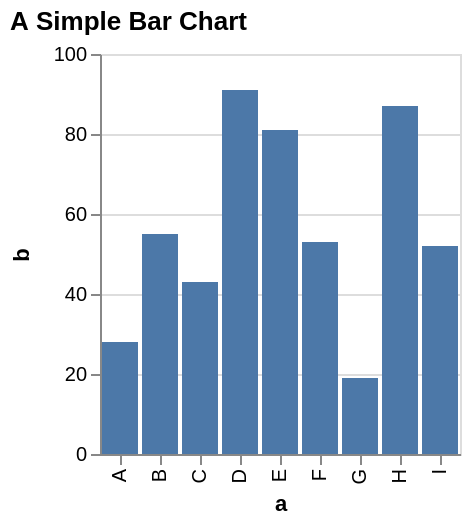

The specification (Vega-Lite) saved for this image:
### Vega specification from a JSON file in a GitHub repository (floating-point values rounded to 4 significant figures)
{"$schema": "https://vega.github.io/schema/vega/v4.json", "description": "A simple bar chart with embedded data.", "autosize": "pad", "padding": 5, "height": 200, "title": {"text": "A Simple Bar Chart", "anchor": "start"}, "style": "cell", "data": [{"name": "source_0", "values": [{"a": "A", "b": 28}, {"a": "B", "b": 55}, {"a": "C", "b": 43}, {"a": "D", "b": 91}, {"a": "E", "b": 81}, {"a": "F", "b": 53}, {"a": "G", "b": 19}, {"a": "H", "b": 87}, {"a": "I", "b": 52}]}], "signals": [{"name": "x_step", "value": 20}, {"name": "width", "update": "bandspace(domain('x').length, 0.1, 0.05) * x_step"}], "marks": [{"name": "marks", "type": "rect", "style": ["bar"], "from": {"data": "source_0"}, "encode": {"update": {"fill": [{"test": "datum[\"b\"] === null || isNaN(datum[\"b\"])", "value": null}, {"value": "#4c78a8"}], "tooltip": {"signal": "{\"a\": ''+datum[\"a\"], \"b\": format(datum[\"b\"], \"\")}"}, "x": {"scale": "x", "field": "a"}, "width": {"scale": "x", "band": true}, "y": {"scale": "y", "field": "b"}, "y2": {"scale": "y", "value": 0}}}}], "scales": [{"name": "x", "type": "band", "domain": {"data": "source_0", "field": "a", "sort": true}, "range": {"step": {"signal": "x_step"}}, "paddingInner": 0.1, "paddingOuter": 0.05}, {"name": "y", "type": "linear", "domain": {"data": "source_0", "field": "b"}, "range": [{"signal": "height"}, 0], "nice": true, "zero": true}], "axes": [{"scale": "x", "orient": "bottom", "grid": false, "title": "a", "labelAlign": "right", "labelAngle": 270, "labelBaseline": "middle", "labelOverlap": true, "zindex": 1}, {"scale": "y", "orient": "left", "grid": false, "title": "b", "labelOverlap": true, "tickCount": {"signal": "ceil(height/40)"}, "zindex": 1}, {"scale": "y", "orient": "left", "gridScale": "x", "grid": true, "tickCount": {"signal": "ceil(height/40)"}, "domain": false, "labels": false, "maxExtent": 0, "minExtent": 0, "ticks": false, "zindex": 0}], "config": {"axisY": {"minExtent": 30}}}
